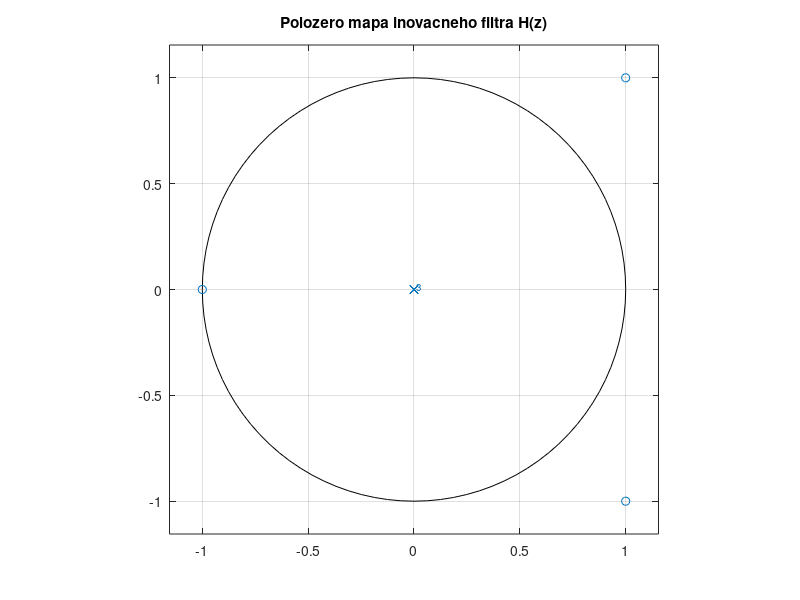
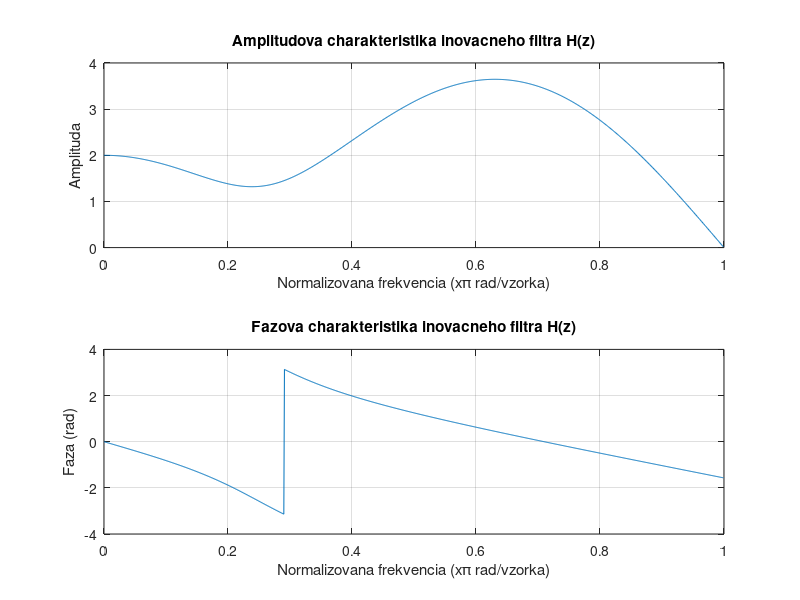
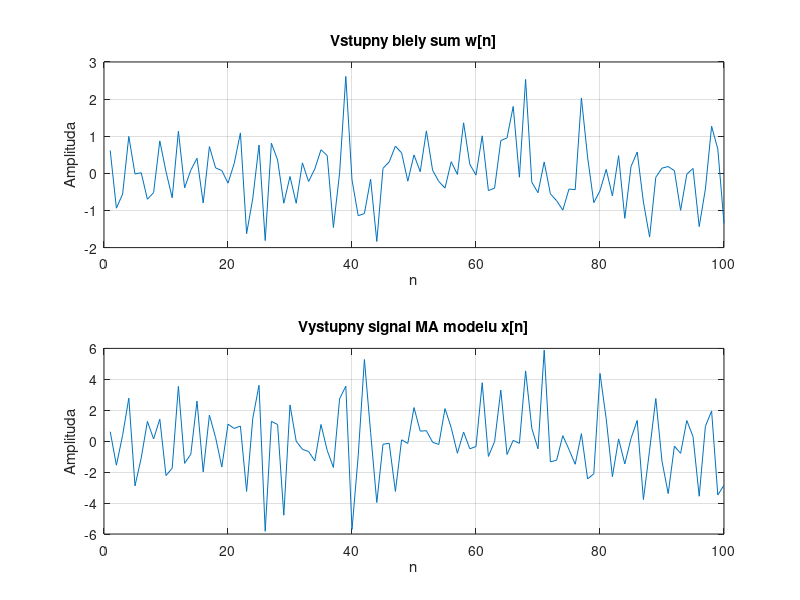

These figures' MATLAB source, in order:
% Priklad 8.2
% MA model radu q = 4 s koeficientmi b = [1, -1, 0, 2]

% Koeficienty MA modelu
b = [1, -1, 0, 2];
q = length(b) - 1;  % rad modelu je 3

% Vypiseme diferencnu rovnicu
fprintf('Diferencna rovnica MA modelu radu q = %d:\n', q);
fprintf('x[n] = w[n] - w[n-1] + 0*w[n-2] + 2*w[n-3]\n');
fprintf('alebo ekvivalentne:\n');
fprintf('x[n] = w[n] - w[n-1] + 2*w[n-3]\n\n');

% Vypocitame a vypiseme inovacny filter H(z)
fprintf('Inovacny filter H(z):\n');
fprintf('H(z) = 1 - z^(-1) + 0*z^(-2) + 2*z^(-3)\n');
fprintf('H(z) = 1 - z^(-1) + 2*z^(-3)\n\n');

% Vypocitame a vypiseme belici filter G(z)
fprintf('Belici filter G(z):\n');
fprintf('G(z) = H^(-1)(z) = 1 / (1 - z^(-1) + 2*z^(-3))\n\n');

% Zobrazime polozero mapu inovacneho filtra
figure;
zplane(b, [1]);
title('Polozero mapa inovacneho filtra H(z)');
grid on;

% Zobrazime frekvencnu charakteristiku inovacneho filtra
figure;
[h, w] = freqz(b, 1, 1024);
subplot(2,1,1);
plot(w/pi, abs(h));
title('Amplitudova charakteristika inovacneho filtra H(z)');
xlabel('Normalizovana frekvencia (x\pi rad/vzorka)');
ylabel('Amplituda');
grid on;

subplot(2,1,2);
plot(w/pi, angle(h));
title('Fazova charakteristika inovacneho filtra H(z)');
xlabel('Normalizovana frekvencia (x\pi rad/vzorka)');
ylabel('Faza (rad)');
grid on;

% Generujeme kratku vzorku signalu z MA modelu pre vizualizaciu
n = 100;
noise = randn(n, 1);
signal = filter(b, 1, noise);

figure;
subplot(2,1,1);
plot(1:n, noise);
title('Vstupny biely sum w[n]');
xlabel('n');
ylabel('Amplituda');
grid on;

subplot(2,1,2);
plot(1:n, signal);
title('Vystupny signal MA modelu x[n]');
xlabel('n');
ylabel('Amplituda');
grid on;